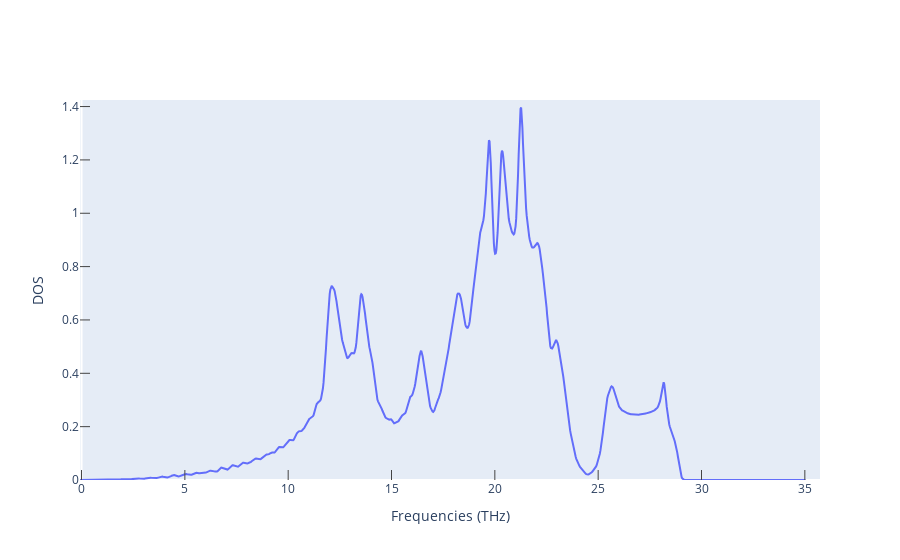

Write notebook code for a chart like this one.
### Markdown cell above
# Densités d'états de phonons

### Code cell
fig_ph_dos = get_plot_dos(ph_dos)
fig_ph_dos.show()

### Figure 1 — Plotly figure (JSON) as saved in the notebook; plotly's stock layout.template omitted (floating-point values rounded to 4 significant figures; data arrays with more than 128 entries replaced by an {"elided": "..."} marker saying what was removed)
{"data": [{"mode": "lines", "type": "scatter", "x": {"elided": "1172 float values"}, "y": {"elided": "1172 float values"}}], "layout": {"xaxis": {"mirror": true, "range": [-0.07382, 35.73], "showgrid": false, "ticklen": 10, "ticks": "inside", "title": {"text": "Frequencies (THz)"}}, "yaxis": {"mirror": true, "range": [0, 1.425], "showgrid": false, "ticklen": 10, "ticks": "inside", "title": {"text": "DOS"}}}}
